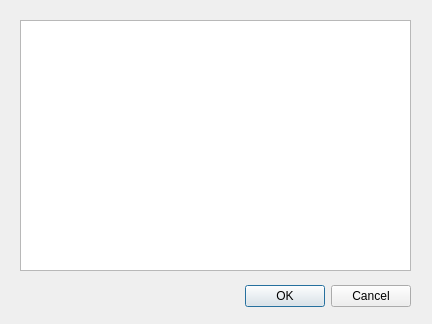
<?xml version="1.0" encoding="UTF-8"?>
<ui version="4.0">
 <class>fileBrowser</class>
 <widget class="QDialog" name="fileBrowser">
  <property name="geometry">
   <rect>
    <x>0</x>
    <y>0</y>
    <width>432</width>
    <height>324</height>
   </rect>
  </property>
  <property name="windowTitle">
   <string>Dialog</string>
  </property>
  <widget class="QDialogButtonBox" name="buttonBox">
   <property name="geometry">
    <rect>
     <x>70</x>
     <y>280</y>
     <width>341</width>
     <height>32</height>
    </rect>
   </property>
   <property name="orientation">
    <enum>Qt::Horizontal</enum>
   </property>
   <property name="standardButtons">
    <set>QDialogButtonBox::Cancel|QDialogButtonBox::Ok</set>
   </property>
  </widget>
  <widget class="QListWidget" name="listWidget">
   <property name="geometry">
    <rect>
     <x>20</x>
     <y>20</y>
     <width>391</width>
     <height>251</height>
    </rect>
   </property>
  </widget>
 </widget>
 <resources/>
 <connections>
  <connection>
   <sender>buttonBox</sender>
   <signal>accepted()</signal>
   <receiver>fileBrowser</receiver>
   <slot>accept()</slot>
   <hints>
    <hint type="sourcelabel">
     <x>248</x>
     <y>254</y>
    </hint>
    <hint type="destinationlabel">
     <x>157</x>
     <y>274</y>
    </hint>
   </hints>
  </connection>
  <connection>
   <sender>buttonBox</sender>
   <signal>rejected()</signal>
   <receiver>fileBrowser</receiver>
   <slot>reject()</slot>
   <hints>
    <hint type="sourcelabel">
     <x>316</x>
     <y>260</y>
    </hint>
    <hint type="destinationlabel">
     <x>286</x>
     <y>274</y>
    </hint>
   </hints>
  </connection>
 </connections>
</ui>
